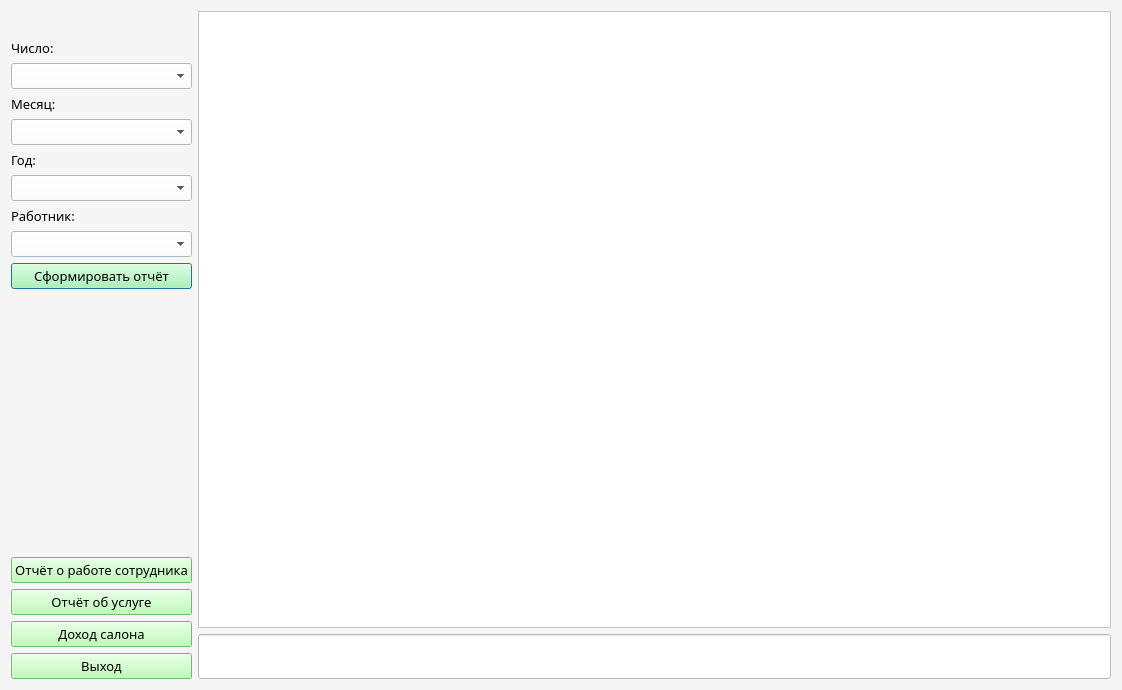
<?xml version="1.0" encoding="UTF-8"?>
<ui version="4.0">
 <class>Reports</class>
 <widget class="QDialog" name="Reports">
  <property name="geometry">
   <rect>
    <x>0</x>
    <y>0</y>
    <width>1122</width>
    <height>690</height>
   </rect>
  </property>
  <property name="windowTitle">
   <string>Dialog</string>
  </property>
  <property name="styleSheet">
   <string notr="true">background-color: rgb(245, 245, 245)</string>
  </property>
  <layout class="QHBoxLayout" name="horizontalLayout">
   <item>
    <layout class="QVBoxLayout" name="verticalLayout">
     <item>
      <widget class="QLabel" name="titleLabel">
       <property name="font">
        <font>
         <family>Bahnschrift SemiLight</family>
         <pointsize>12</pointsize>
        </font>
       </property>
       <property name="layoutDirection">
        <enum>Qt::LeftToRight</enum>
       </property>
       <property name="text">
        <string/>
       </property>
       <property name="alignment">
        <set>Qt::AlignCenter</set>
       </property>
      </widget>
     </item>
     <item>
      <widget class="QLabel" name="label">
       <property name="font">
        <font>
         <family>Bahnschrift SemiLight</family>
         <pointsize>10</pointsize>
        </font>
       </property>
       <property name="text">
        <string>Число:</string>
       </property>
      </widget>
     </item>
     <item>
      <widget class="QComboBox" name="dayComboBox">
       <property name="font">
        <font>
         <family>Bahnschrift SemiLight</family>
         <pointsize>10</pointsize>
        </font>
       </property>
       <property name="styleSheet">
        <string notr="true">background-color: white;</string>
       </property>
      </widget>
     </item>
     <item>
      <widget class="QLabel" name="label_2">
       <property name="font">
        <font>
         <family>Bahnschrift SemiLight</family>
         <pointsize>10</pointsize>
        </font>
       </property>
       <property name="text">
        <string>Месяц:</string>
       </property>
      </widget>
     </item>
     <item>
      <widget class="QComboBox" name="monthComboBox">
       <property name="font">
        <font>
         <family>Bahnschrift SemiLight</family>
         <pointsize>10</pointsize>
        </font>
       </property>
       <property name="styleSheet">
        <string notr="true">background-color: white;</string>
       </property>
      </widget>
     </item>
     <item>
      <widget class="QLabel" name="label_3">
       <property name="font">
        <font>
         <family>Bahnschrift SemiLight</family>
         <pointsize>10</pointsize>
        </font>
       </property>
       <property name="text">
        <string>Год:</string>
       </property>
      </widget>
     </item>
     <item>
      <widget class="QComboBox" name="yearComboBox">
       <property name="font">
        <font>
         <family>Bahnschrift SemiLight</family>
         <pointsize>10</pointsize>
        </font>
       </property>
       <property name="styleSheet">
        <string notr="true">background-color: white;</string>
       </property>
      </widget>
     </item>
     <item>
      <widget class="QLabel" name="temporaryLabel">
       <property name="font">
        <font>
         <family>Bahnschrift SemiLight</family>
         <pointsize>10</pointsize>
        </font>
       </property>
       <property name="text">
        <string>Работник:</string>
       </property>
      </widget>
     </item>
     <item>
      <widget class="QComboBox" name="temporaryComboBox">
       <property name="font">
        <font>
         <family>Bahnschrift SemiLight</family>
         <pointsize>10</pointsize>
        </font>
       </property>
       <property name="styleSheet">
        <string notr="true">background-color: white;</string>
       </property>
      </widget>
     </item>
     <item>
      <widget class="QPushButton" name="generateReportButton">
       <property name="font">
        <font>
         <family>Bahnschrift SemiLight</family>
         <pointsize>10</pointsize>
        </font>
       </property>
       <property name="layoutDirection">
        <enum>Qt::LeftToRight</enum>
       </property>
       <property name="styleSheet">
        <string notr="true">background-color: rgb(167, 255, 162);
outline: none;</string>
       </property>
       <property name="text">
        <string>Сформировать отчёт</string>
       </property>
      </widget>
     </item>
     <item>
      <spacer name="verticalSpacer">
       <property name="orientation">
        <enum>Qt::Vertical</enum>
       </property>
       <property name="sizeType">
        <enum>QSizePolicy::MinimumExpanding</enum>
       </property>
       <property name="sizeHint" stdset="0">
        <size>
         <width>20</width>
         <height>40</height>
        </size>
       </property>
      </spacer>
     </item>
     <item>
      <widget class="QPushButton" name="workButton">
       <property name="font">
        <font>
         <family>Bahnschrift SemiLight</family>
         <pointsize>10</pointsize>
        </font>
       </property>
       <property name="styleSheet">
        <string notr="true">background-color: rgb(167, 255, 162);
outline: none;</string>
       </property>
       <property name="text">
        <string>Отчёт о работе сотрудника</string>
       </property>
      </widget>
     </item>
     <item>
      <widget class="QPushButton" name="servicesButton">
       <property name="font">
        <font>
         <family>Bahnschrift SemiLight</family>
         <pointsize>10</pointsize>
        </font>
       </property>
       <property name="styleSheet">
        <string notr="true">background-color: rgb(167, 255, 162);
outline: none;</string>
       </property>
       <property name="text">
        <string>Отчёт об услуге</string>
       </property>
      </widget>
     </item>
     <item>
      <widget class="QPushButton" name="cashButton">
       <property name="font">
        <font>
         <family>Bahnschrift SemiLight</family>
         <pointsize>10</pointsize>
        </font>
       </property>
       <property name="styleSheet">
        <string notr="true">background-color: rgb(167, 255, 162);
outline: none;</string>
       </property>
       <property name="text">
        <string>Доход салона</string>
       </property>
      </widget>
     </item>
     <item>
      <widget class="QPushButton" name="ExitButton">
       <property name="font">
        <font>
         <family>Bahnschrift SemiLight</family>
         <pointsize>10</pointsize>
        </font>
       </property>
       <property name="styleSheet">
        <string notr="true">background-color: rgb(167, 255, 162);
outline: none;</string>
       </property>
       <property name="text">
        <string>Выход</string>
       </property>
      </widget>
     </item>
    </layout>
   </item>
   <item>
    <layout class="QVBoxLayout" name="verticalLayout_2">
     <item>
      <widget class="QTableWidget" name="tableWidget">
       <property name="styleSheet">
        <string notr="true">background-color: white;
</string>
       </property>
       <property name="editTriggers">
        <set>QAbstractItemView::NoEditTriggers</set>
       </property>
      </widget>
     </item>
     <item>
      <widget class="QLineEdit" name="resultLineEdit">
       <property name="font">
        <font>
         <family>Bahnschrift SemiLight</family>
         <pointsize>20</pointsize>
        </font>
       </property>
       <property name="styleSheet">
        <string notr="true">background-color: white;
</string>
       </property>
       <property name="alignment">
        <set>Qt::AlignRight|Qt::AlignTrailing|Qt::AlignVCenter</set>
       </property>
       <property name="readOnly">
        <bool>true</bool>
       </property>
      </widget>
     </item>
    </layout>
   </item>
  </layout>
 </widget>
 <resources/>
 <connections/>
</ui>
